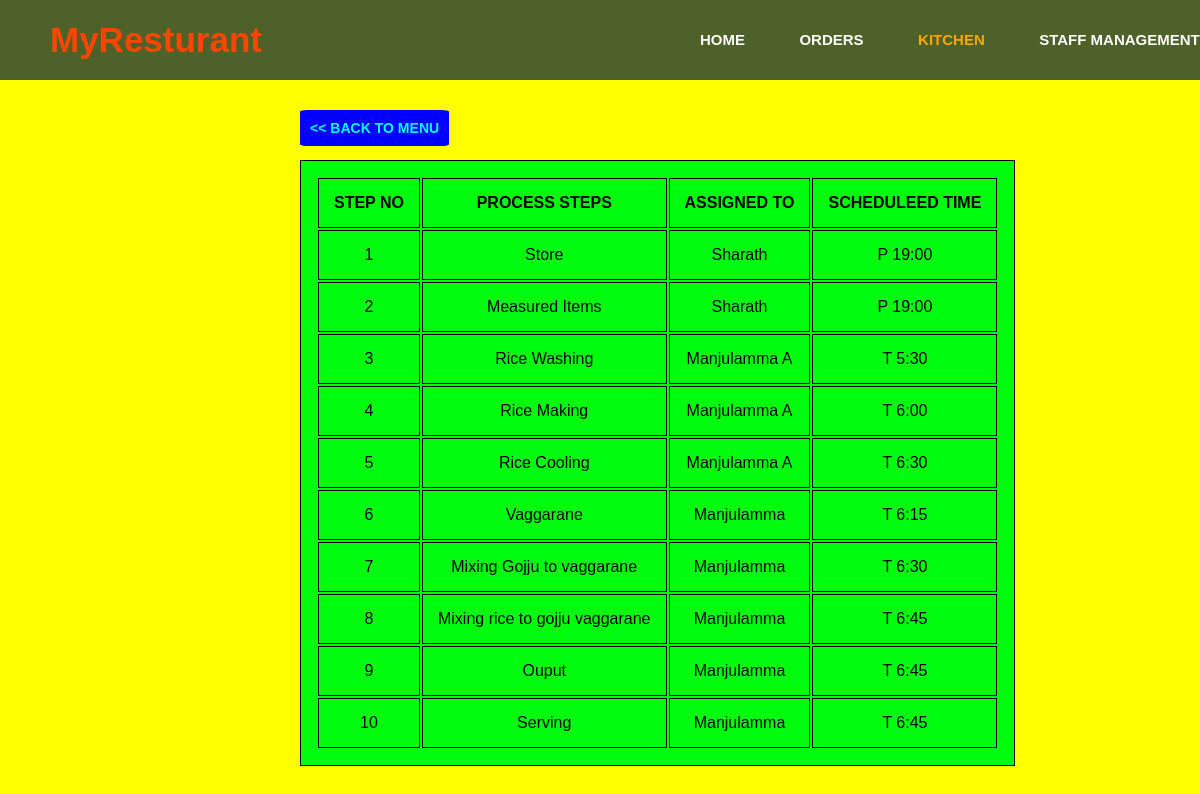
Page /Puliyogare/ on the committed database.
### recipe/models.py (models this page shows, shortened)
class Puliyogare(models.Model):
    assigned= models.ForeignKey( Person, on_delete=models.CASCADE,)
    process_step = models.CharField(max_length=500)
    schedule = models.CharField(max_length=50)

class Person(models.Model):
    person_name = models.CharField(max_length=50, unique=True)
    def __str__(self):
        return self.person_name

### recipe/views.py (the view)
# urls.py: path('Puliyogare/', RecipePuliyogare),
def RecipePuliyogare(request):
    steps = Puliyogare.objects.all()
    return render(request , 'recipe/detail_view.html' , {'process':steps})

### recipe/templates/recipe/detail_view.html (shortened to what this page needs)
{% load static %}
<!DOCTYPE html>
<html lang="en">
<head>
    <link rel="stylesheet" type="text/css" href="{% static 'recipe/style.css' %}">
</head>
<body>
    <div class="menu">
        <div class="leftmenu">
            <h3>MyResturant</h3>
        </div>
        <div class="rightmenu">
            <ul>
                <a href="#"><li>HOME</li></a>
                <a href="#"><li>ORDERS</li></a>
                <a href="#"><li id="firstlist">KITCHEN</li></a>
                <a href="#"><li>STAFF MANAGEMENT</li></a>
            </ul>
        </div>
    </div>
    <a href="../"><button class = "back"><h3> << BACK TO MENU</h3></button></a>
    <div class="item_table">
        <table >
            <tr>
              <th>STEP NO</th>
              <th>PROCESS STEPS</th>
              <th>ASSIGNED TO</th>
              <th>SCHEDULEED TIME</th>
            </tr>
            {% for method in process %}
            <tr>
              <td>{{method.id}}</td>
              <td>{{method.process_step}}</td>
              <td>{{method.assigned}}</td>
              <td>{{method.schedule}}</td>
            </tr>
            {% endfor %}
    </div>
</body>
</html>

### recipe/static/recipe/style.css (style rules this page uses)
body { background: yellow; }
.item_table { position: absolute; margin-top: 80px; margin-left: 300px; background-color: rgb(0, 252, 13); }
table, th, td { text-align: center; border: 1px solid black; padding: 15px; }
* { margin: 0px; padding: 0px; }
body { font-family: 'Montserrat',sans-serif; }
.menu { width: 100%; height: 80px; background-color: rgba(5, 32, 59, 0.705); }
.leftmenu { width: 25%; line-height: 80px; float: left; }
.leftmenu h3 { padding-left: 50px; font-weight: bold; color: orangered; font-size: 35px; font-family: 'Trebuchet MS', 'Lucida Sans Unicode', 'Lucida Grande', 'Lucida Sans', Arial, sans-serif; }
.rightmenu { width: 75%; height: 100px; float: right; }
.rightmenu ul { margin-left: 350px; }
.rightmenu ul li { font-family: 'Montserrat',sans-serif; display: inline-block; list-style: none; font-size: 15px; color: white; font-weight: bold; line-height: 80px; margin-left: 50px; }
#firstlist { color: orange; }
.back { color: aqua; font-size: 12px; border: 1px; border-radius: 5%; background: blue; position: absolute; margin-top: 30px; margin-left: 300px; padding: 10px; }

### rows in the picture
Puliyogare: id "1", process_step "Store", assigned "Sharath", schedule "P 19:00"
Puliyogare: id "2", process_step "Measured Items", assigned "Sharath", schedule "P 19:00"
Puliyogare: id "3", process_step "Rice Washing", assigned "Manjulamma A", schedule "T 5:30"
Puliyogare: id "4", process_step "Rice Making", assigned "Manjulamma A", schedule "T 6:00"
Puliyogare: id "5", process_step "Rice Cooling", assigned "Manjulamma A", schedule "T 6:30"
Puliyogare: id "6", process_step "Vaggarane", assigned "Manjulamma", schedule "T 6:15"
Puliyogare: id "7", process_step "Mixing Gojju to vaggarane", assigned "Manjulamma", schedule "T 6:30"
Puliyogare: id "8", process_step "Mixing rice to gojju vaggarane", assigned "Manjulamma", schedule "T 6:45"
Puliyogare: id "9", process_step "Ouput", assigned "Manjulamma", schedule "T 6:45"
Puliyogare: id "10", process_step "Serving", assigned "Manjulamma", schedule "T 6:45"
